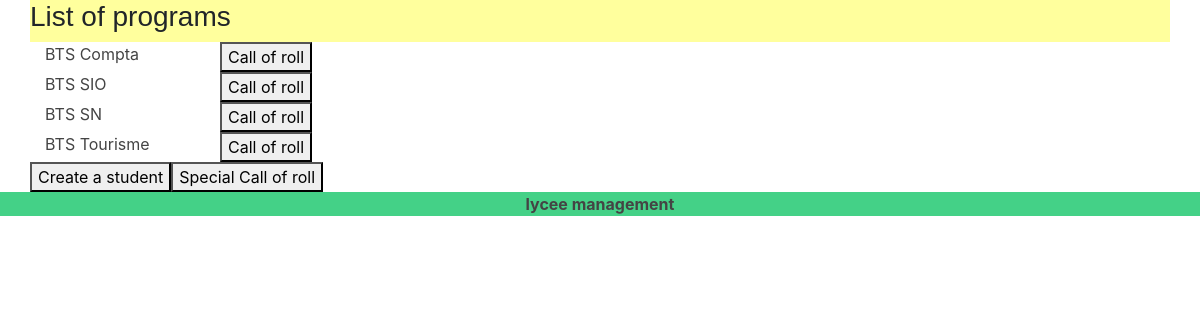
/lycee, run on an earlier commit of the app's database.
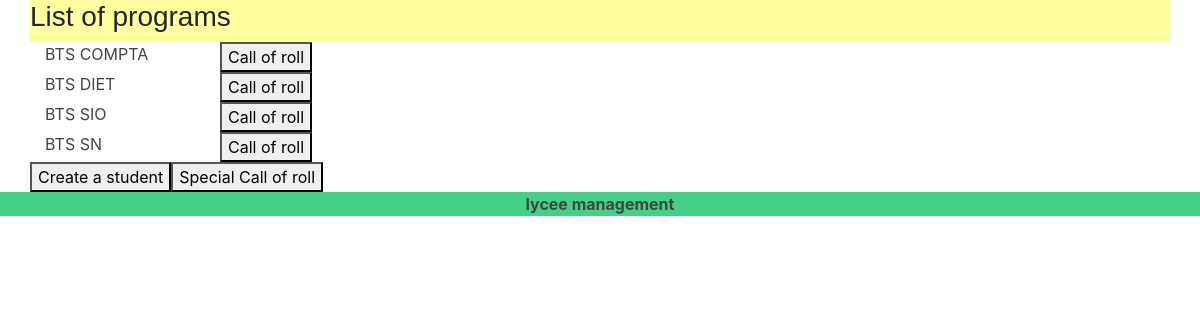
And on a later commit of the database.
### lycee/models.py (models this page shows, shortened)
class Cursus(models.Model):
 name = models.CharField(
    verbose_name="Cursus Name :",
    max_length=50,
    blank=False,
    null=True,
    default='aucun',
    help_text='Nom du cursus :'
  )
 year_from_bac = models.SmallIntegerField(
    verbose_name="Year from BAC :",
    blank=False,
    null=True,
    default=0,
    help_text='Annee depuis le bac :'
  )
 scholar_year = models.CharField(
    verbose_name="Scholar year :",
    max_length=9,
    blank=False,
    default='0000-0001',
    null=True,
    help_text='Annee scolaire :'
  )

### lycee/views.py (the view)
# urls.py: path('lycee', views.index, name='index'),
def index(request):
  result_list = Cursus.objects.order_by('name')
  template = loader.get_template('lycee/index.html')
  context = {
    'liste' : result_list,
  }
  return render( request , 'lycee/index.html', context)

### lycee/templates/lycee/index.html (shortened to what this page needs)
{% extends 'master.html' %}
{% if liste %}
  {% block title %}
    List of programs
  {% endblock%}
  {% block content %}
    <div class="container">
      {% for cursus in liste %}
        <div class='row'>
          <div class='col-sm-2'>
            <a href='lycee/{{cursus.id}}'>{{cursus.name}}</a>
          </div>
          <a href="lycee/call_of_roll/call_roll">
            <button type="submit"> Call of roll</button>
          </a>
        </div>
      {% endfor %}
    </div>
        <div>
         <a href="lycee/student/create">
          <button class="button radius success right" type="submit">Create a student</button>
         </a>
       </div>
        <a href="/lycee/student/Presence/">
          <button type="submit"> Special Call of roll</button>
        </a>
      </div>
  {% endblock %}
{% else %}
  <p>No cursus to show</p>
{% endif %}

### lycee/templates/master.html (shortened to what this page needs)
<!DOCTYPE html>
{% load static %}
<html>
    <head>
            <link rel="stylesheet" href="https://stackpath.bootstrapcdn.com/bootstrap/4.3.1/css/bootstrap.min.css">
        <link rel="stylesheet" type="text/css" href="{% static 'lycee/style.css' %}" />
    </head>
    <body>
        <div class="container">
            <header class="row">
                <div class="page-header">
                    <h3>{% block title %}{% endblock %}</h3>
                </div>
            </header>
            <article class="row">{% block content %}{% endblock %}</article>
            <footer class="navbar-fixed-bottom">
                <p class="text-center"><strong><a href="/lycee">lycee management</a></strong></p>
            </footer>
    </body>
</html>

### lycee/static/lycee/style.css (style rules this page uses)
a { color : #444444; }
p { background-color: #44d187 }
html { position: relative; min-height: 100%; }
.page-header { background-color: #FFFF9D; font-family: Arial; width: 100%; }

What changed in the data, as far as the page shows it:
removed Cursus: name "BTS Compta"
removed Cursus: name "BTS Tourisme"
added Cursus: name "BTS COMPTA"
added Cursus: name "BTS DIET"
